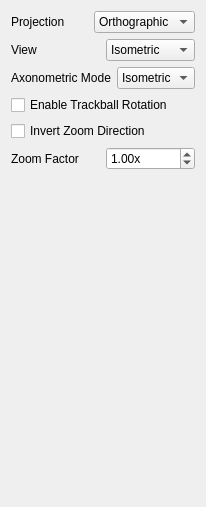
     <widget class="QWidget" name="tabCamera">
      <attribute name="title">
       <string>Camera</string>
      </attribute>
      <layout class="QGridLayout" name="gridLayout_6">
       <item row="0" column="0">
        <layout class="QHBoxLayout" name="horizontalLayout_2">
         <item>
          <widget class="QLabel" name="label">
           <property name="text">
            <string>Projection</string>
           </property>
          </widget>
         </item>
         <item>
          <widget class="QComboBox" name="comboProjectionMode">
           <property name="toolTip">
            <string>Select projection mode</string>
           </property>
           <item>
            <property name="text">
             <string>Orthographic</string>
            </property>
           </item>
           <item>
            <property name="text">
             <string>Perspective</string>
            </property>
           </item>
          </widget>
         </item>
        </layout>
       </item>
       <item row="1" column="0">
        <layout class="QHBoxLayout" name="horizontalLayout_3">
         <item>
          <widget class="QLabel" name="label_2">
           <property name="text">
            <string>View</string>
           </property>
          </widget>
         </item>
         <item>
          <widget class="QComboBox" name="comboDefaultView">
           <property name="toolTip">
            <string>Select default camera view</string>
           </property>
           <item>
            <property name="text">
             <string>Isometric</string>
            </property>
           </item>
           <item>
            <property name="text">
             <string>Top</string>
            </property>
           </item>
           <item>
            <property name="text">
             <string>Front</string>
            </property>
           </item>
           <item>
            <property name="text">
             <string>Left</string>
            </property>
           </item>
           <item>
            <property name="text">
             <string>Bottom</string>
            </property>
           </item>
           <item>
            <property name="text">
             <string>Rear</string>
            </property>
           </item>
           <item>
            <property name="text">
             <string>Right</string>
            </property>
           </item>
          </widget>
         </item>
        </layout>
       </item>
       <item row="2" column="0">
        <layout class="QHBoxLayout" name="horizontalLayout_4">
         <item>
          <widget class="QLabel" name="label_3">
           <property name="text">
            <string>Axonometric Mode</string>
           </property>
          </widget>
         </item>
         <item>
          <widget class="QComboBox" name="comboDefaultProjection">
           <property name="toolTip">
            <string>Select default camera view</string>
           </property>
           <item>
            <property name="text">
             <string>Isometric</string>
            </property>
           </item>
           <item>
            <property name="text">
             <string>Dimetric</string>
            </property>
           </item>
           <item>
            <property name="text">
             <string>Trimetric</string>
            </property>
           </item>
          </widget>
         </item>
        </layout>
       </item>
       <item row="3" column="0">
        <widget class="QCheckBox" name="checkTrackball">
         <property name="text">
          <string>Enable Trackball Rotation</string>
         </property>
        </widget>
       </item>
       <item row="4" column="0">
        <widget class="QCheckBox" name="checkInvertZoom">
         <property name="text">
          <string>Invert Zoom Direction</string>
         </property>
        </widget>
       </item>
       <item row="5" column="0">
        <layout class="QHBoxLayout" name="horizontalLayout_5">
         <item>
          <widget class="QLabel" name="label_4">
           <property name="text">
            <string>Zoom Factor</string>
           </property>
          </widget>
         </item>
         <item>
          <widget class="QDoubleSpinBox" name="spinZoomFactor">
           <property name="suffix">
            <string>x</string>
           </property>
           <property name="maximum">
            <double>10.000000000000000</double>
           </property>
           <property name="value">
            <double>1.000000000000000</double>
           </property>
          </widget>
         </item>
        </layout>
       </item>
       <item row="6" column="0">
        <spacer name="verticalSpacer_3">
         <property name="orientation">
          <enum>Qt::Orientation::Vertical</enum>
         </property>
         <property name="sizeHint" stdset="0">
          <size>
           <width>17</width>
           <height>326</height>
          </size>
         </property>
        </spacer>
       </item>
      </layout>
     </widget>
